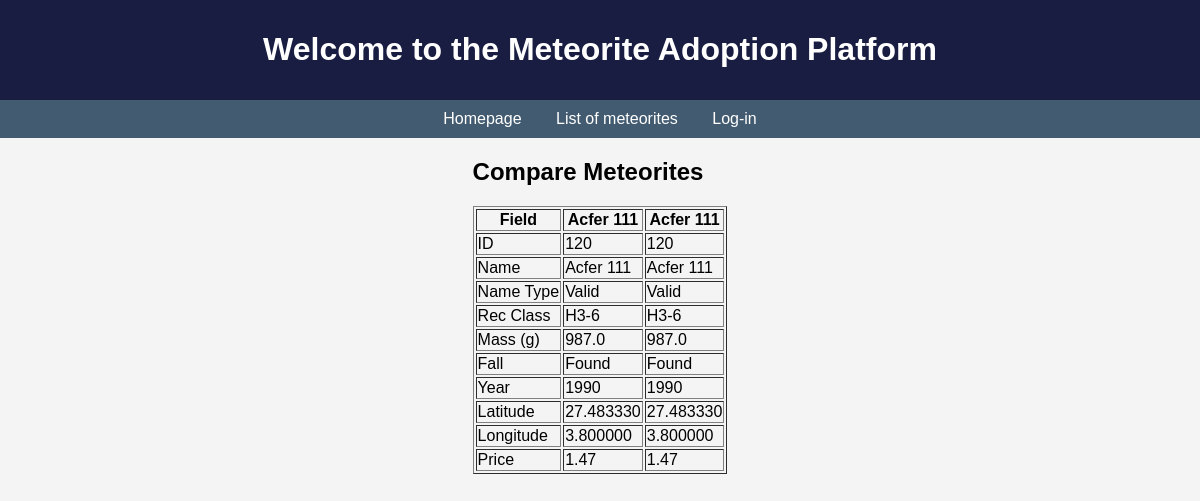
The app's page /meteorite/compare/120/120/, older data.
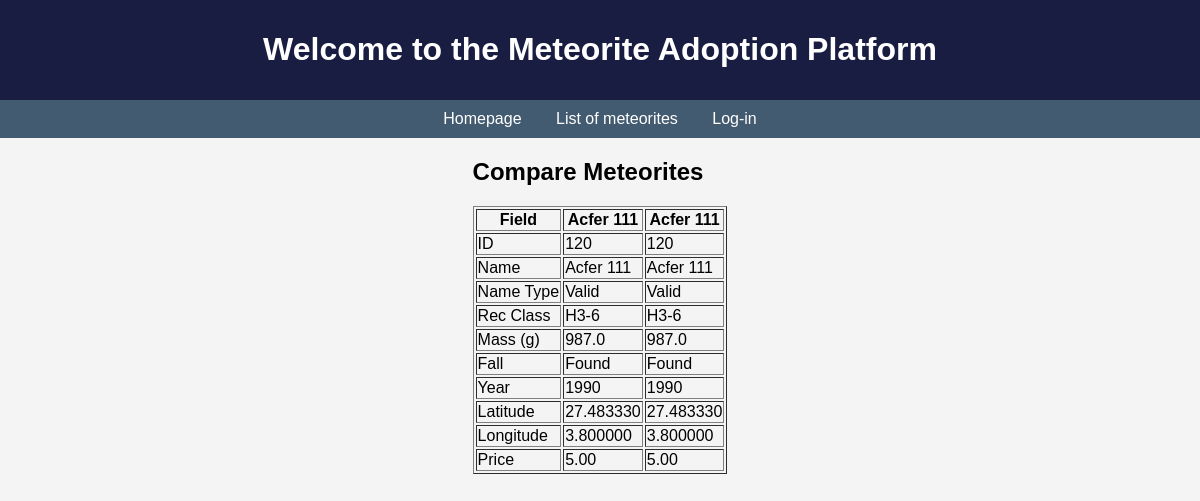
The same page, newer data.
### meteorite/models.py (models this page shows)
class Meteorite(models.Model):
    name = models.CharField(max_length=100, unique=True)
    id = models.IntegerField(primary_key=True)
    nametype = models.CharField(max_length=20)
    recclass = models.CharField(max_length=50)
    mass = models.FloatField()
    fall = models.CharField(max_length=20)
    year = models.IntegerField()
    latitude = models.DecimalField(max_digits=9, decimal_places=6)
    longitude = models.DecimalField(max_digits=9, decimal_places=6)
    price = models.DecimalField(max_digits=10, decimal_places=2)

### meteorite/views.py (the view)
# urls.py: path('compare/<int:id1>/<int:id2>/', views.compare, name='compare'),
def compare(request, id1, id2):
    meteorite1 = get_object_or_404(Meteorite, id=id1)
    meteorite2 = get_object_or_404(Meteorite, id=id2)
    print(f"Comparing: {meteorite1.name} vs {meteorite2.name} two")
    return render(request, 'meteorite/compare.html', {
        'meteorite1': meteorite1,
        'meteorite2': meteorite2
    })

### templates/meteorite/compare.html (shortened to what this page needs)
{% extends 'meteorite/main.html' %}
{% block content %}
    <h2>Compare Meteorites</h2>
    {% if meteorite1 and meteorite2 %}
        <table border="1">
            <thead>
                <tr>
                    <th>Field</th>
                    <th>{{ meteorite1.name }}</th>
                    <th>{{ meteorite2.name }}</th>
                </tr>
            </thead>
            <tbody>
                <tr>
                    <td>ID</td>
                    <td>{{ meteorite1.id }}</td>
                    <td>{{ meteorite2.id }}</td>
                </tr>
                <tr>
                    <td>Name</td>
                    <td>{{ meteorite1.name }}</td>
                    <td>{{ meteorite2.name }}</td>
                </tr>
                <tr>
                    <td>Name Type</td>
                    <td>{{ meteorite1.nametype }}</td>
                    <td>{{ meteorite2.nametype }}</td>
                </tr>
                <tr>
                    <td>Rec Class</td>
                    <td>{{ meteorite1.recclass }}</td>
                    <td>{{ meteorite2.recclass }}</td>
                </tr>
                <tr>
                    <td>Mass (g)</td>
                    <td>{{ meteorite1.mass }}</td>
                    <td>{{ meteorite2.mass }}</td>
                </tr>
                <tr>
                    <td>Fall</td>
                    <td>{{ meteorite1.fall }}</td>
                    <td>{{ meteorite2.fall }}</td>
                </tr>
                <tr>
                    <td>Year</td>
                    <td>{{ meteorite1.year }}</td>
                    <td>{{ meteorite2.year }}</td>
                </tr>
                <tr>
                    <td>Latitude</td>
                    <td>{{ meteorite1.latitude }}</td>
                    <td>{{ meteorite2.latitude }}</td>
                </tr>
                <tr>
                    <td>Longitude</td>
                    <td>{{ meteorite1.longitude }}</td>
                    <td>{{ meteorite2.longitude }}</td>
                </tr>
                <tr>
                    <td>Price</td>
                    <td>{{ meteorite1.price }}</td>
                    <td>{{ meteorite2.price }}</td>
                </tr>
            </tbody>
        </table>
    {% else %}
        <p>No meteorites available for comparison.</p>
    {% endif %}
{% endblock %}

Row changes from the older to the newer data that the page shows:
changed Meteorite "Acfer 111": price "1.47" → "5.00"
